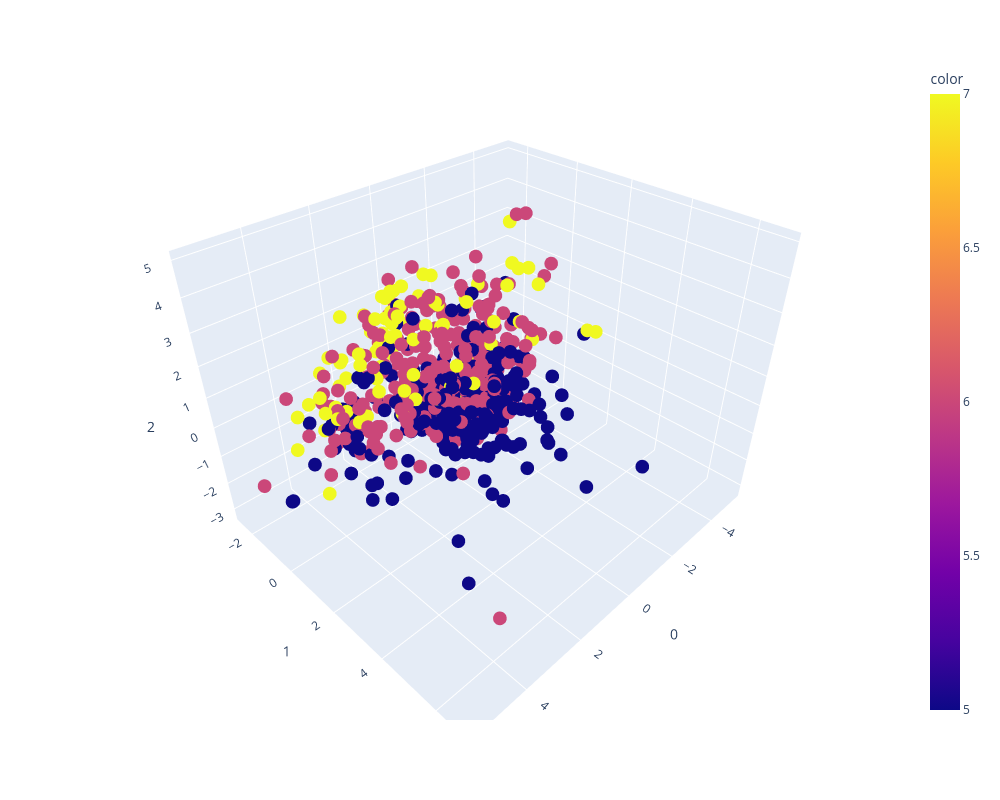

The cell this chart's notebook holds for it:
### Markdown cell above
Выделим, что сжатые в 2D данные не поддаются описанию. Их невозможно разделить линейно

### Code cell
fig = px.scatter_3d(df_pca_3d, x=0, y=1, z=2, color=y_train_lda,
                   width=1000,  
                   height=800)    
fig.show()

### Figure 1 — Plotly figure (JSON) as saved in the notebook; plotly's stock layout.template omitted (floating-point values rounded to 4 significant figures; data arrays with more than 128 entries replaced by an {"elided": "..."} marker saying what was removed)
{"data": [{"hovertemplate": "0=%{x}<br>1=%{y}<br>2=%{z}<br>color=%{marker.color}<extra></extra>", "legendgroup": "", "marker": {"color": {"elided": "761 int values"}, "coloraxis": "coloraxis", "symbol": "circle"}, "mode": "markers", "name": "", "scene": "scene", "showlegend": false, "type": "scatter3d", "x": {"elided": "761 float values"}, "y": {"elided": "761 float values"}, "z": {"elided": "761 float values"}}], "layout": {"coloraxis": {"colorbar": {"title": {"text": "color"}}, "colorscale": [[0, "#0d0887"], [0.1111, "#46039f"], [0.2222, "#7201a8"], [0.3333, "#9c179e"], [0.4444, "#bd3786"], [0.5556, "#d8576b"], [0.6667, "#ed7953"], [0.7778, "#fb9f3a"], [0.8889, "#fdca26"], [1, "#f0f921"]]}, "dragmode": "zoom", "height": 800, "legend": {"tracegroupgap": 0}, "margin": {"t": 60}, "scene": {"aspectmode": "auto", "aspectratio": {"x": 1.147, "y": 1.0, "z": 0.872}, "camera": {"projection": {"type": "perspective"}}, "domain": {"x": [0, 1], "y": [0, 1]}, "dragmode": "turntable", "xaxis": {"title": {"text": "0"}, "type": "linear"}, "yaxis": {"title": {"text": "1"}, "type": "linear"}, "zaxis": {"title": {"text": "2"}, "type": "linear"}}, "width": 1000}}
